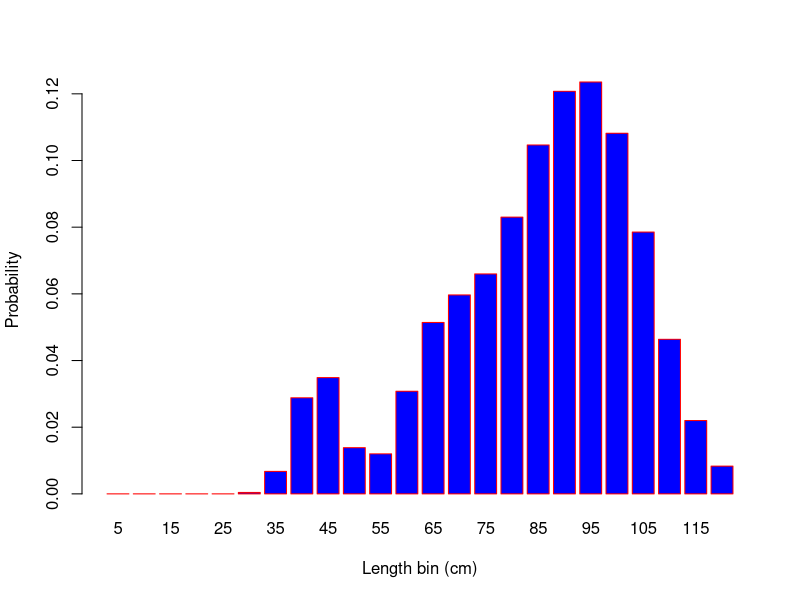
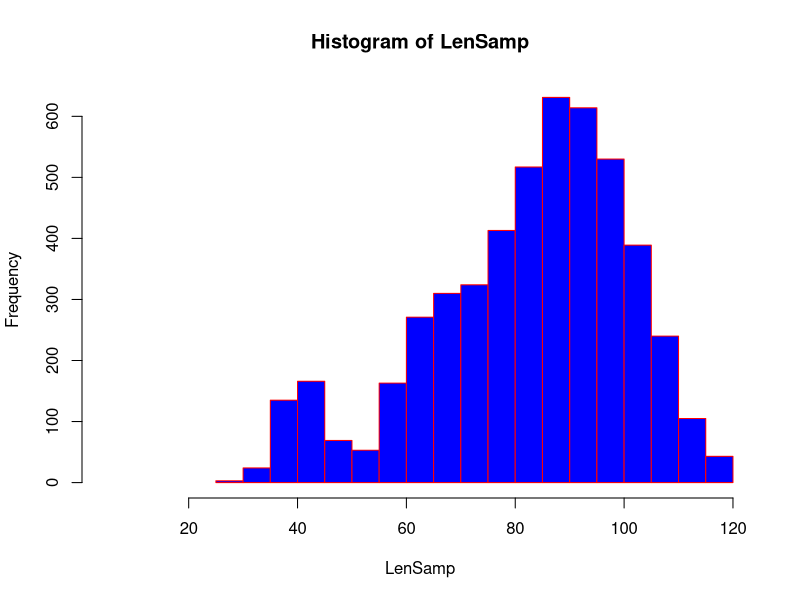

Write the R code that produced these figures, in order.
## ---- chunk 1
knitr::opts_chunk$set(echo = TRUE)
## ---- chunk 2
Linf  <- 100

K     <- 0.5

t0    <- -0.1

S     <- 0.8

mu    <- 55

sig   <- 15

CV    <- 0.1

Age   <- 1:20

x     <- seq( from=5, to=120, by=5 )
## ---- chunk 3
La    <- Linf * ( 1-exp( -K*( Age-t0 )))
## ---- chunk 4
sig_a <- La*CV
## ---- chunk 5
Pa    <- S^( Age-1 )/sum( S^( Age-1 ))
## ---- chunk 6
sx    <- 1 / ( 1 + exp( -( x-mu )/sig ))
## ---- chunk 7
P_x_a <- matrix( nrow=length(x), ncol=length(Age) )
## ---- chunk 8
Z     <- vector( length=length(x) )
## ---- chunk 9
#The loop iterates over each length bin in the x vector
for( i in 1:length(x) ){
  #Calculates the the probability of a fish being in the specific length bin around x[i] at age (a), based on a normal distribution (pnorm), where +/- 2.5 is bounds of the length bin, and La and sig_a are the mean and standard deviation of the length at age
  #These probabilities are stored in the matrix P_x_a, where each each age has a probability of being in each length bin
  P_x_a[i,] <- pnorm( x[i]+2.5, mean=La, sd=sig_a ) - 
    pnorm( x[i]-2.5, mean=La, sd=sig_a )

  Z[i] <- sum( 
    #multiplies the probabilty of a fish (i) being a certain age by the probability of capture at a certain length
    Pa * sx[i] 
  #then multiplies the previous product (Pa * sx[i]) by the probabilty of a that fish, at that age, being in a certain length bin (P_x_a[i)
  * P_x_a[i,] )
  #the sum function then adds the probabilities of all ages together to get the total probability of capturing a fish of length x[i]
}
#the sum is then stored in the Z vector
#the Z vector is then normalized so that the sum of all probabilities equals 1
Z     <- Z / sum( Z )

## ---- chunk 10
barplot( height=Z, names=x, col="blue", border="red",
         xlab="Length bin (cm)", ylab="Probability")
## ---- chunk 11
LenSamp <- sample(x=x, size=5000, replace=TRUE, prob=Z ) 

hist( LenSamp, xlim=range(x), col="blue", border="red" )

